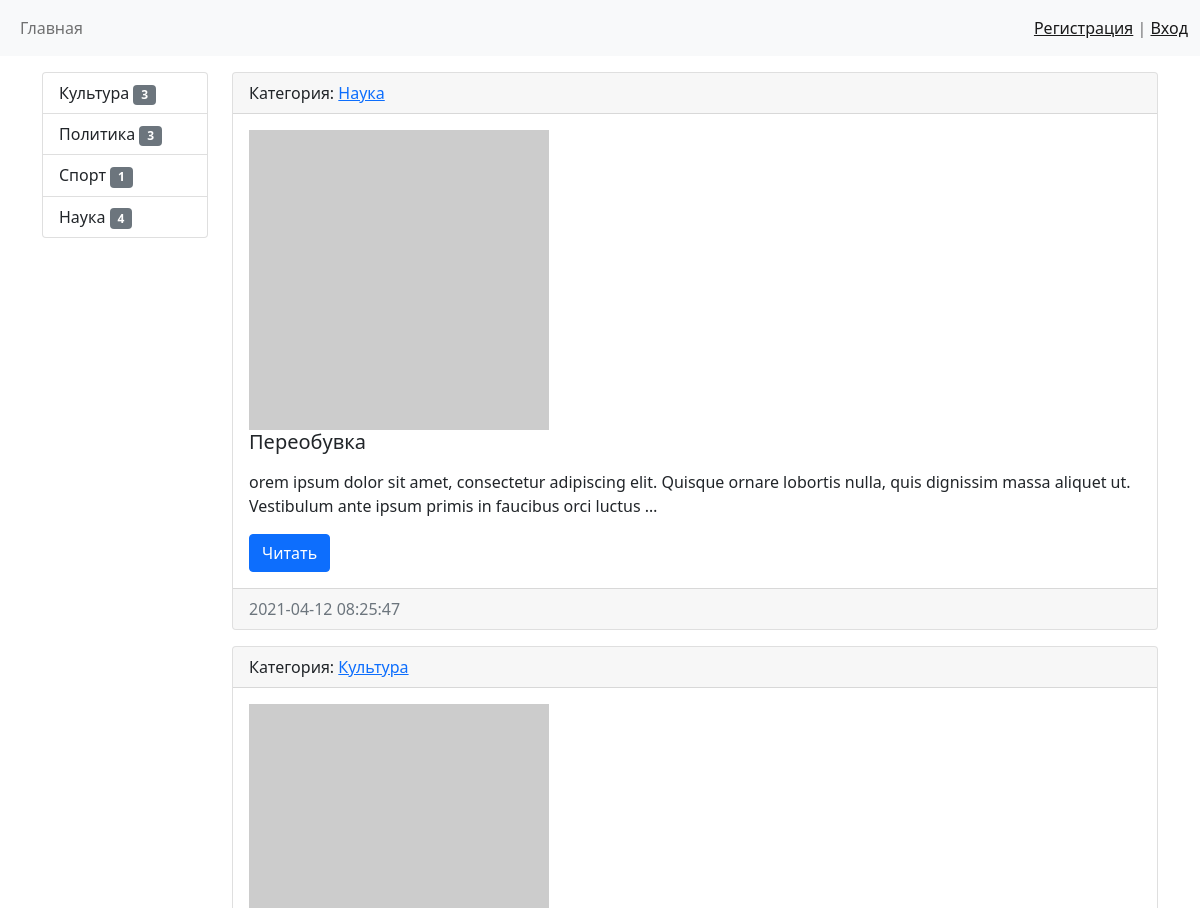
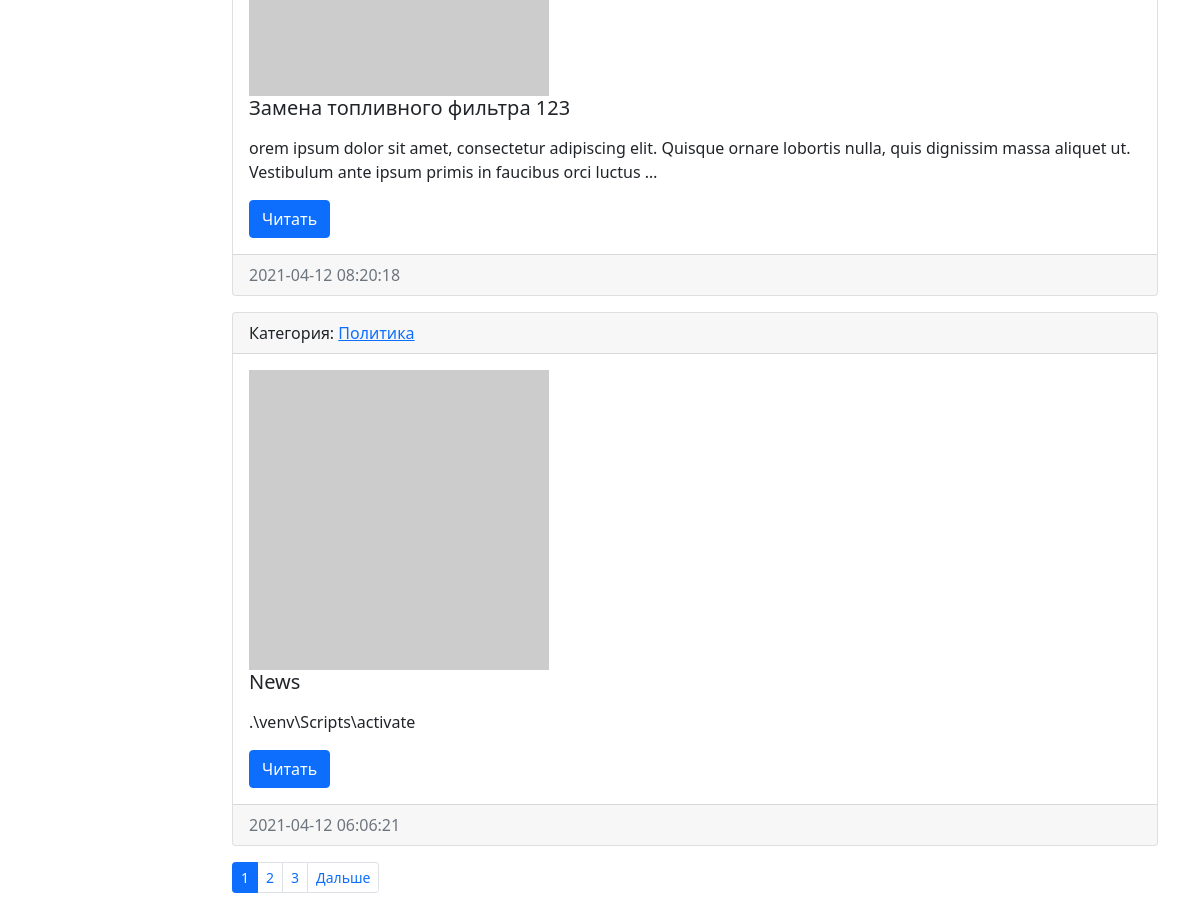
The page / on the database its author committed (2 pictures, top to bottom).
### news/models.py (models this page shows, shortened)
class Category(models.Model):
    title = models.CharField(max_length=150, db_index=True, verbose_name='Категории')
    def get_absolute_url(self):
        return reverse_lazy('category', kwargs={"category_id": self.pk})
    def __str__(self):
        return self.title
    class Meta:
        verbose_name = 'Категория'
        verbose_name_plural = 'Категории'
        ordering = ['-title']

class News(models.Model):
    title = models.CharField(max_length=150, verbose_name='Наименовае')
    content = models.TextField(blank=True, verbose_name='Контент')
    created_at = models.DateTimeField(auto_now_add=True, verbose_name='Дата публикации')
    updated_at = models.DateTimeField(auto_now=True, verbose_name='Дата обновления')
    photo = models.ImageField(upload_to='photos/%Y/%m/%d/', verbose_name='Фото', blank=True)
    is_published = models.BooleanField(default=True, verbose_name='Видимость')
    category = models.ForeignKey('Category', on_delete=models.PROTECT, null=True, verbose_name='Категория')
    views = models.IntegerField(default=0)
    def get_absolute_url(self):
        return reverse_lazy('view_news', kwargs={"pk": self.pk})
    class Meta:
        verbose_name = 'Новость'
        verbose_name_plural = 'Новости'
        ordering = ['-created_at']

### news/views.py (the view)
# urls.py: path('', HomeNews.as_view(), name='home'),
class HomeNews(ListView):
    model = News
    template_name = 'news/home_list.html'
    context_object_name = 'news'
    paginate_by = 3
    def get_context_data(self, *, object_list=None, **kwargs):
        context = super().get_context_data(**kwargs)
        context['title'] = 'Main page'
        return context
    def get_queryset(self):
        return News.objects.filter(is_published=True).select_related('category')

### news/templatetags/news_tags.py (called while the page is built)
@register.simple_tag(name='get_list_categories')
def get_categories():
    return Category.objects.all()

@register.inclusion_tag('news/list_categories.html')
def show_categories(arg1='Hello'):
    categories = Category.objects.annotate(cnt=Count('news', filter=F('news__is_published'))).filter(cnt__gt=0)
    return {"categories": categories, "arg1": arg1}

### news/templates/news/home_list.html
{% extends 'base.html' %}
{% block sidebar %}
    {% include 'inc/_sidebar.html' %}
{% endblock %}
{% block content %}
    {% for item in news %}
        <div class="card mb-3">
          <div class="card-header">
            Категория: <a href="{{ item.category.get_absolute_url }}">{{ item.category }}</a>
          </div>
              <div class="card-body">
                <div class="media">
                    {% if item.photo %}
                        <img src="{{ item.photo.url }}" alt="" width="300" class="mr-3">
                    {% else %}
                        <img src="https://picsum.photos/seed/picsum/300/300" alt="" class="mr-3">
                    {% endif %}
                        <div class="media-body">
                            <h5 class="card-title">{{ item.title }}</h5>
                            <p class="card-text">{{ item.content|safe|linebreaks|truncatewords:25 }}</p>
                            <a href="{{ item.get_absolute_url }}" class="btn btn-primary">Читать</a>
                        </div>
                </div>
              </div>
          <div class="card-footer text-muted">
              {{ item.created_at|date:"Y-m-d H:i:s" }}
          </div>
        </div>
    {% endfor %}
{% endblock %}

### templates/base.html (shortened to what this page needs)
<!doctype html>
<html lang="en">
  <head>
    <link href="https://cdn.jsdelivr.net/npm/bootstrap@5.0.0-beta3/dist/css/bootstrap.min.css" rel="stylesheet">
  </head>
  <body>
        {% include 'inc/_nav.html' %}
    <div class="container mt-3">
        <div class="row">
            <div class="col-md-2">
                {% block sidebar %}{% endblock %}
            </div>
            <div class="col-md-10">
                {% block content %}{% endblock %}
                {% if page_obj.has_other_pages %}
                <nav aria-label="...">
                    <ul class="pagination pagination-sm">
                        {% for p in page_obj.paginator.page_range %}
                            {% if page_obj.number == p %}
                                <li class="page-item active" aria-current="page">
                                    <span class="page-link">{{ p }}</span>
                                </li>
                            {% elif p > page_obj.number|add:-3 and p < page_obj.number|add:3 %}
                                <li class="page-item">
                                    <a class="page-link" href="?page={{ p }}">{{ p }}</a>
                                </li>
                            {% endif %}
                        {% endfor %}
                        {% if page_obj.has_next %}
                            <li class="page-item">
                                <a class="page-link" href="?page={{ page_obj.next_page_number }}" tabindex="-1">Дальше</a>
                            </li>
                        {% endif %}
                    </ul>
                </nav>
                {% endif %}
            </div>
        </div>
    </div>
  </body>
</html>

### templates/inc/_nav.html (shortened to what this page needs)
<nav class="navbar navbar-expand-lg navbar-light bg-light">
  <div class="container-fluid">
      <div class="collapse navbar-collapse" id="navbarSupportedContent">
          <ul class="navbar-nav me-auto mb-2 mb-lg-0">
            <li class="nav-item">
                <a class="nav-link" href="{% url 'home' %}">Главная</a>
            </li>
          </ul>
          <span class="navbar-text">
              {% if request.user.is_authenticated %}
              Пользователь: {{ user.username }} | <a href="{% url 'logout' %}">Выход</a>
              {% else %}
              <a href="{% url 'register' %}">Регистрация</a> | <a href="{% url 'login' %}">Вход</a>
              {% endif %}
          </span>
      </div>
  </div>
</nav>

### templates/inc/_sidebar.html
{% load news_tags %}
{% show_categories %}

### news/templates/news/list_categories.html
<div class="list-group">
    {% for item in categories %}
        <a href="{{ item.get_absolute_url }}" class="list-group-item list-group-item-action">
            {{ item.title }}
            <span class="badge bg-secondary">{{ item.cnt }}</span>
        </a>
    {% endfor %}
</div>

### rows shown on the page
Category: title "Культура", cnt "3"
Category: title "Политика", cnt "3"
Category: title "Спорт", cnt "1"
Category: title "Наука", cnt "4"
News: category "Наука", title "Переобувка", content "orem ipsum dolor sit amet, consectetur adipiscing elit. Quisque ornare lobortis nulla, quis dignissim massa aliquet ut. Vestibulum ante ipsum primis in faucibus orci luctus …", created_at "2021-04-12 08:25:47"
News: category "Культура", title "Замена топливного фильтра 123", content "orem ipsum dolor sit amet, consectetur adipiscing elit. Quisque ornare lobortis nulla, quis dignissim massa aliquet ut. Vestibulum ante ipsum primis in faucibus orci luctus …", created_at "2021-04-12 08:20:18"
News: category "Политика", title "News", content ".\\venv\\Scripts\\activate", created_at "2021-04-12 06:06:21"

### other values the page prints
{{ p }} "1"
{{ p }} "2" "3"
